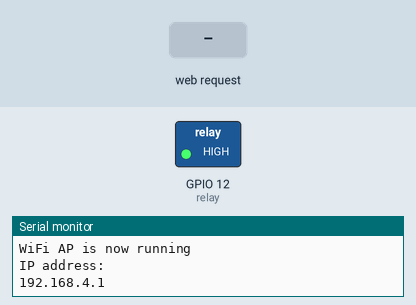
The sketch below on a simulated ESP32. On the bench: switched loads named in the sketch (green lamp = pin HIGH), the last lines printed to the serial monitor. Inputs (shaded band) come from the test bench.

Above: at 1.2 s.
1.3 s: HTTP request GET /off received
At 2.2 s:
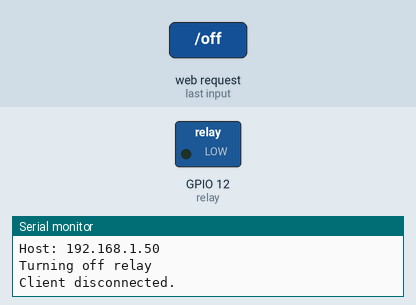
2.8 s: HTTP request GET /on received
At 3.4 s:
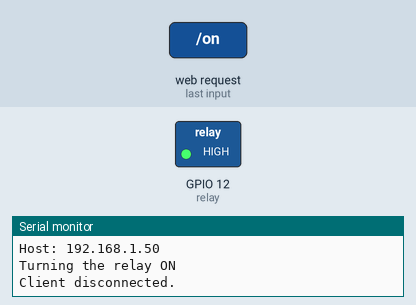
Timing chart, 0 to 5.8 s (numbered marks = the images above; inputs shaded):
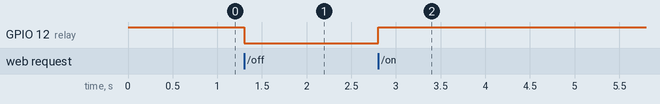

The sketch:

sapp.ino
```cpp
#include <WiFi.h>
#define relay  12


// Create the objects for server and client
WiFiServer server(80);
WiFiClient client;
bool itOn = false;

const char* ssid   = "AutoHome";// This is the SSID that ESP32 will broadcast
const char* password = "12345678";     // password should be atleast 8 characters to make it work

// Create the global variable
String http;


void setup() {
  Serial.begin(115200);
  pinMode(relay, OUTPUT);
  digitalWrite(relay, HIGH);
  Serial.print("Connecting to ");
  Serial.println(ssid);
  WiFi.softAP(ssid, password);

  Serial.println( "" );
  Serial.println( "WiFi AP is now running" );
  Serial.println( "IP address: " );
  Serial.println( WiFi.softAPIP() );

  // Start our ESP32 server
  server.begin();
}


void sendResponse() {
  // Send the HTTP response headers
  client.println("HTTP/1.1 200 OK");
  client.println("Content-type:text/html");
  client.println("Connection: close");
  client.println();
}

void updateWebpage() {

  // Send the whole HTML
  client.println("<!DOCTYPE html><html>");
  client.println("<head><meta name=\"viewport\" content=\"width=device-width, initial-scale=1\">");
  client.println("<title>autoAlarm</title>");
  client.println("<style>*,body {margin: 0;padding: 0;background-color:");
  client.println("#c7f9cc;font-family:Tahoma, Geneva, Verdana, sans-serif;}");
  client.println(".center {text-align: center;padding: 17px 0;font-size: 1.7rem;font-weight: bolder;");
  client.println("background-color: #57cc99;color: #22577a;margin-bottom: 20px;}");
  client.println(".on {width: 200px;height: 200px;background-color: #38a3a5;border-radius: 50%;");
  client.println("margin: 0 auto;display: flex;align-items: center;justify-content: center;}");
  client.println(".off {width: 200px;height: 200px;background-color: red;border-radius: 50%;");
  client.println("margin: 0 auto;display: flex;align-items: center;justify-content: center;}");
  client.println("span {font-size: 3rem;font-weight: bolder;}");
  client.println("a{text-decoration: none;  }");
  client.println("div , .on , #on {background-color:#38a3a5;color: orangered;}");
  client.println("div , .off , #off {background-color:red;color: whitesmoke;}");
  client.println("</style></head>");
  // Web Page Heading
  client.println("<body><div class='center'>autoAlarm</div>");
  if (!itOn) {
    client.println("<div class=\"on\"><a href=\"/on\"><span id=\"on\">ON</span></a></div>");
  } else {
    client.println("<div class=\"off\"><a href=\"/off\"><span id=\"off\">OFF</span></a></div>");
  }

  client.println("</body></html>");
  client.println();
}

void updateRelay() {
  // In here we will check the HTTP request of the connected client
  //  using the HTTP GET function,
  //  Then turns the LED on / off according to the HTTP request
  if    (http.indexOf("GET /on") >= 0) {
    Serial.println("Turning the relay ON");
    itOn = true;
    digitalWrite(relay, HIGH);
  } else if (http.indexOf("GET /off") >= 0) {
    Serial.println("Turning off relay");
    digitalWrite(relay, LOW);
    itOn = false;
  }
}

void loop() {

  if ( client = server.available() ) {  // Checks if a new client tries to connect to our server
    Serial.println("New Client.");
    String clientData = "";
    while ( client.connected() ) {    // Wait until the client finish sending HTTP request
      if ( client.available() ) {     // If there is a data,
        char c = client.read();      //  read one character
        http += c;            //  then parse it
        Serial.write(c);
        if (c == '\n') {         // If the character is carriage return,
          //  it means end of http request from client
          if (clientData.length() == 0) { //  Now that the clientData is cleared,
            sendResponse();        //    perform the necessary action
            updateRelay();
            updateWebpage();
            break;
          } else {
            clientData = "";       //  First, clear the clientData
          }
        } else if (c != '\r') {      // Or if the character is NOT new line
          clientData += c;        //  store the character to the clientData variable
        }
      }
    }
    http = "";
    client.stop();            // Disconnect the client.
    Serial.println("Client disconnected.");
    Serial.println("");
  }
}
```

Measured:
- after the input at 1.3 s, GPIO 12 (relay): HIGH → LOW at once
- after the input at 2.8 s, GPIO 12 (relay): LOW → HIGH at once
